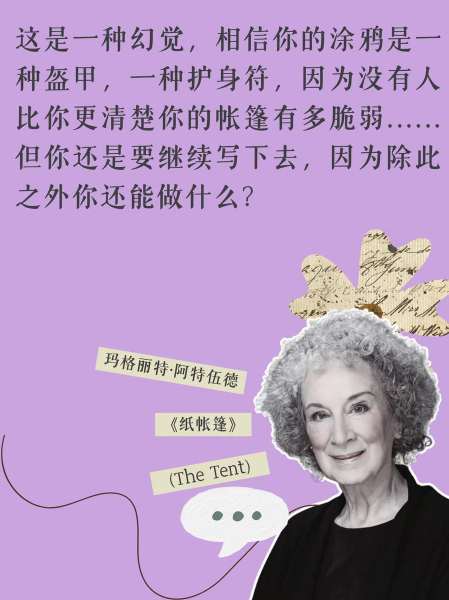
#> input picture art02.jpg, 897 x 1200 px, given in place of clipboard-2026-11-11T11-05-23-090Z-686b5239.jpg, which was not available (shown at 1/2 size)
$ python _build_book.py art02.jpg
#> lines starting #> are read from the running program, lines starting #| are printed output that depends on the picture
from PIL import Image, ImageDraw, ImageFilter, ImageChops
import numpy as np, random, math

SRC = r'C:\Users\Administrator\.workbuddy\clipboard-images\clipboard-2026-11-11T11-05-23-090Z-686b5239.jpg'
im = Image.open(SRC).convert('RGB')
#> im is the input picture: PIL image 897x1200 RGB; mean R, G, B 180.7, 152.9, 192.9

TL=(126.0,260.0); TR=(1056.9,215.7); BR=(1185.0,1542.0); BL=(204.0,1628.0)
cx=sum(p[0] for p in (TL,TR,BR,BL))/4; cy=sum(p[1] for p in (TL,TR,BR,BL))/4
k=0.020
TL,TR,BR,BL=[(p[0]+(cx-p[0])*k, p[1]+(cy-p[1])*k) for p in (TL,TR,BR,BL)]

OW,OH = 720,1056
flat = im.transform((OW,OH), Image.QUAD,
                    data=(TL[0],TL[1],BL[0],BL[1],BR[0],BR[1],TR[0],TR[1]),
                    resample=Image.BICUBIC)

a = np.asarray(flat).astype(np.float32)
g = (0.30*a[:,:,0] + 0.59*a[:,:,1] + 0.11*a[:,:,2])/255.0
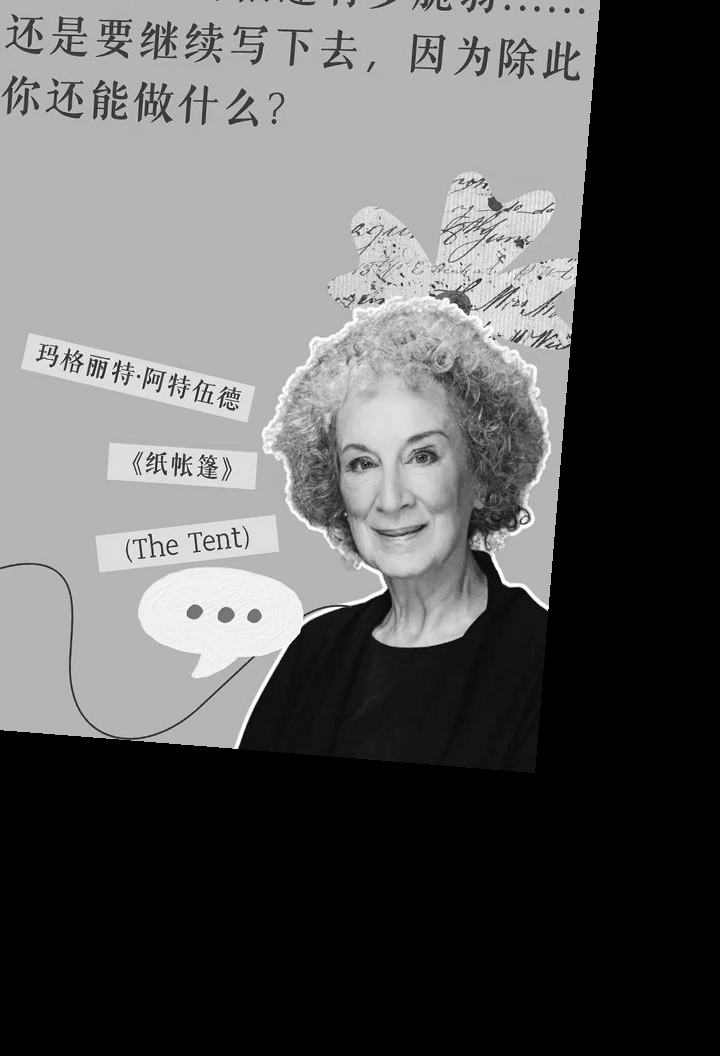
#> g: shape (1056, 720) float32; min 0, max 1, mean 0.358
lo, hi = np.percentile(g, 1.5), np.percentile(g, 99.0)
#> lo = 0; hi = 0.945
g = np.clip((g-lo)/max(1e-6,(hi-lo)), 0, 1)
g = np.clip((g-0.5)*1.14+0.605, 0, 1)**0.95
g = np.minimum(g, 0.945)
rng = np.random.default_rng(9)
g = np.clip(g + rng.normal(0, 0.012, g.shape), 0, 1)
W,H = OW,OH
gray = Image.fromarray((g*255).astype(np.uint8),'L').convert('RGBA')

def prof(n, amp, freq, seed, jitter=1.4, taper=True):
#> called with n = 720, amp = 20, freq = 2.6, seed = 3, jitter = 1.4, taper = True
    r=random.Random(seed)
    ph=[r.uniform(0,6.28) for _ in range(6)]
    fs=[f*2*math.pi for f in (freq, freq*2.7, freq*5.9, freq*12.4, freq*26.0, freq*58.0)]
    ws=[0.40,0.26,0.15,0.10,0.06,0.03]
    out=np.empty(n, dtype=np.float32)
    t=np.linspace(0,1,n)
    for i in range(n):
        v=0.0
        for w_,f_,p_ in zip(ws,fs,ph):
            v+=w_*math.sin(t[i]*f_+p_)
        out[i]=v*amp+r.uniform(-jitter,jitter)
    if taper:
        m=max(1,int(n*0.05))
        e=np.clip(np.minimum(np.arange(n), np.arange(n)[::-1])/m, 0, 1)
        out*=e*0.76+0.24
    return out

AMP=20.0
top=prof(W,AMP,2.6,3); bot=prof(W,AMP*1.08,2.4,11)
lef=prof(H,AMP*0.95,1.9,19); rig=prof(H,AMP*1.05,2.1,27)

# 纤维宽度：2~9px，随机起伏
def fringe(n, seed):
#> called with n = 720, seed = 51
    r=random.Random(seed); ph=[r.uniform(0,6.28) for _ in range(3)]
    t=np.linspace(0,1,n)
    v=0.5+0.34*math.sin(0)*0
    out=np.empty(n,dtype=np.float32)
    for i in range(n):
        s=0.55*math.sin(t[i]*2*math.pi*3.1+ph[0])+0.3*math.sin(t[i]*2*math.pi*8.7+ph[1])+0.15*math.sin(t[i]*2*math.pi*21.0+ph[2])
        out[i]=8.4+4.6*s+r.uniform(-1.0,1.0)
    return np.clip(out,3.0,14.0)
ftop=fringe(W,51); fbot=fringe(W,57); flef=fringe(H,63); frig=fringe(H,69)

Y=np.arange(H,dtype=np.float32)[:,None]; X=np.arange(W,dtype=np.float32)[None,:]
top2=np.broadcast_to(top,(W,1)).T if False else top[None,:]
bot2=bot[None,:]
lef2=lef[:,None]; rig2=rig[:,None]

def mask(extra=0.0, fr=None):
    if fr is None:
        et=eb=el=er=extra
    else:
        et,eb=fr[0][None,:], fr[1][None,:]
        el,er=fr[2][:,None], fr[3][:,None]
    m=(Y>=top2-et)&(Y<=H-1-(bot2-eb))&(X>=lef2-el)&(X<=W-1-(rig2-er))
    return Image.fromarray((m*255).astype(np.uint8),'L')

m_img = mask(0).filter(ImageFilter.GaussianBlur(0.6))
m_paper = mask(0,(ftop,fbot,flef,frig)).filter(ImageFilter.GaussianBlur(0.6))

import sys
BARE = '--bare' in sys.argv
PAD=44
CW,CH=W+PAD*2,H+PAD*2
def onc(m,dy=0):
    c=Image.new('L',(CW,CH),0); c.paste(m,(PAD,PAD+dy)); return c

out=Image.new('RGBA',(CW,CH),(0,0,0,0))
#> out: PIL image 808x1144 RGBA; every value is 0
if BARE:
    lay=Image.new('RGBA',(CW,CH),(0,0,0,0)); lay.paste(gray,(PAD,PAD),m_img)
    out.alpha_composite(lay)
    full=onc(m_img)
    inner=ImageChops.subtract(full, full.filter(ImageFilter.MinFilter(9))).filter(ImageFilter.GaussianBlur(2.0))
    dark=Image.new('RGBA',(CW,CH),(24,32,27,0)); dark.putalpha(inner.point(lambda v:int(v*0.16)))
    out.alpha_composite(dark)
    out=out.crop(out.getbbox())
    out.save('book_questions.webp','WEBP',quality=90,method=6)
    print('bare size', out.size); raise SystemExit

sh=onc(m_paper,11).filter(ImageFilter.GaussianBlur(15))
#> in onc, `c = Image.new('L', (CW, CH), 0)`: c: PIL image 808x1144 L; every value is 0
shadow=Image.new('RGBA',(CW,CH),(22,30,25,0)); shadow.putalpha(sh.point(lambda v:int(v*0.26)))
#> after `shadow.putalpha(sh.point(lambda v: int(v * 0.26)))`:
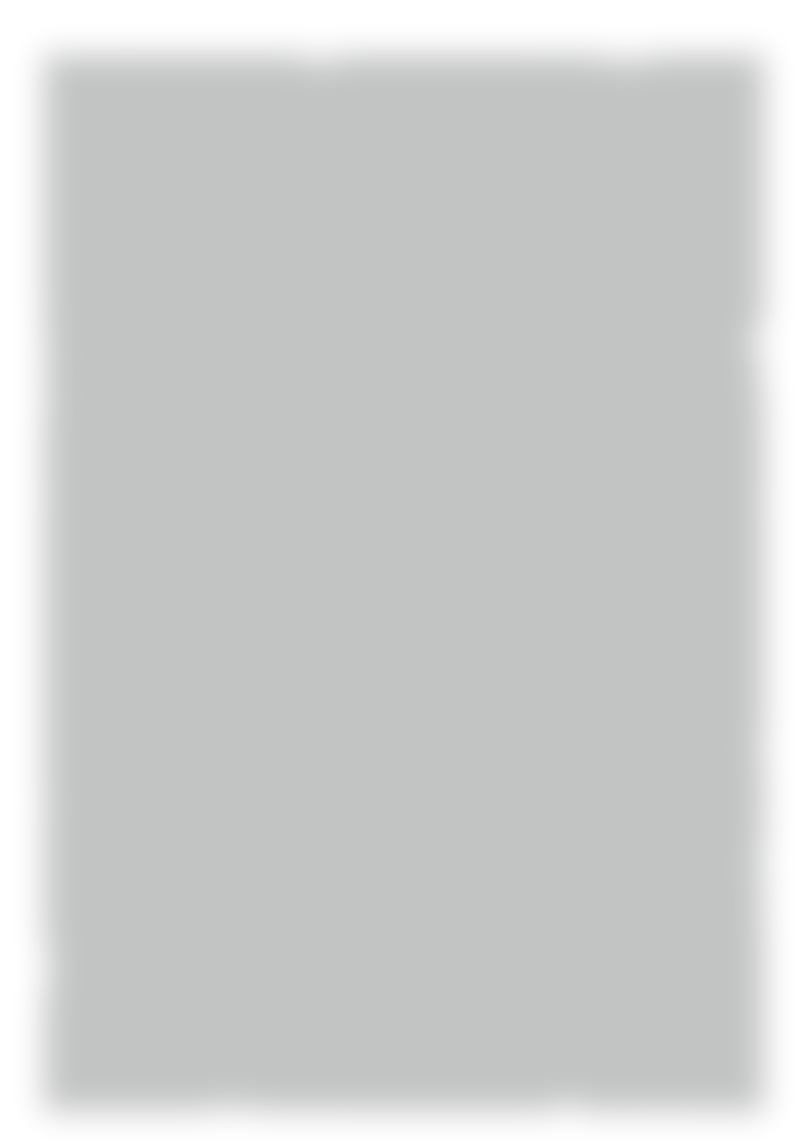
#> shadow: PIL image 808x1144 RGBA; mean R, G, B, A 22, 30, 25, 54.1; transparent parts drawn white
out.alpha_composite(shadow)

pa=onc(m_paper)
pcol=Image.new('RGBA',(CW,CH),(252,248,238,255)); pcol.putalpha(pa)
out.alpha_composite(pcol)

lay=Image.new('RGBA',(CW,CH),(0,0,0,0)); lay.paste(gray,(PAD,PAD),m_img)
out.alpha_composite(lay)

# 纤维圈淡淡一层暖影，让纸边有厚度
ring=ImageChops.subtract(pa, onc(m_img)).filter(ImageFilter.GaussianBlur(1.8))
edge=Image.new('RGBA',(CW,CH),(158,134,92,0)); edge.putalpha(ring.point(lambda v:int(v*0.38)))
out.alpha_composite(edge)

# 撕口内侧暗边
full=onc(m_img)
inner=ImageChops.subtract(full, full.filter(ImageFilter.MinFilter(17))).filter(ImageFilter.GaussianBlur(3.4))
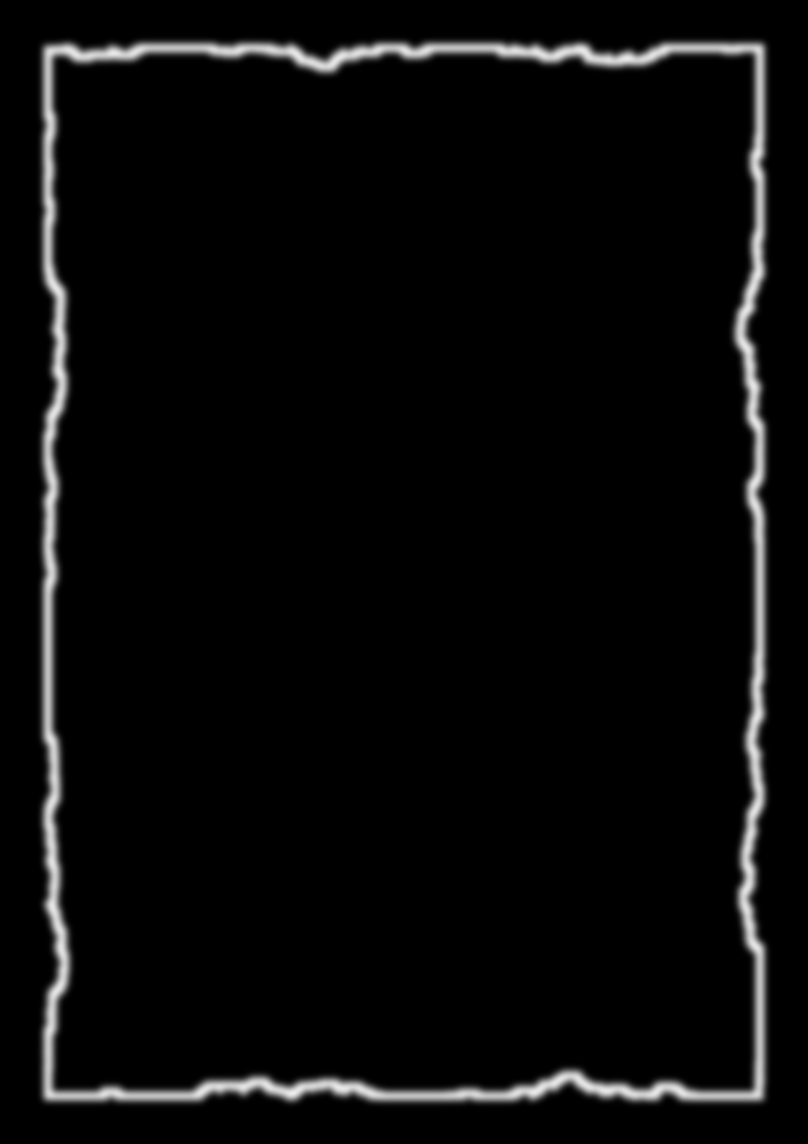
#> inner: PIL image 808x1144 L; min 0, max 236, mean 9.4
dark=Image.new('RGBA',(CW,CH),(24,32,27,0)); dark.putalpha(inner.point(lambda v:int(v*0.20)))
#> after `dark.putalpha(inner.point(lambda v: int(v * 0.2)))`:
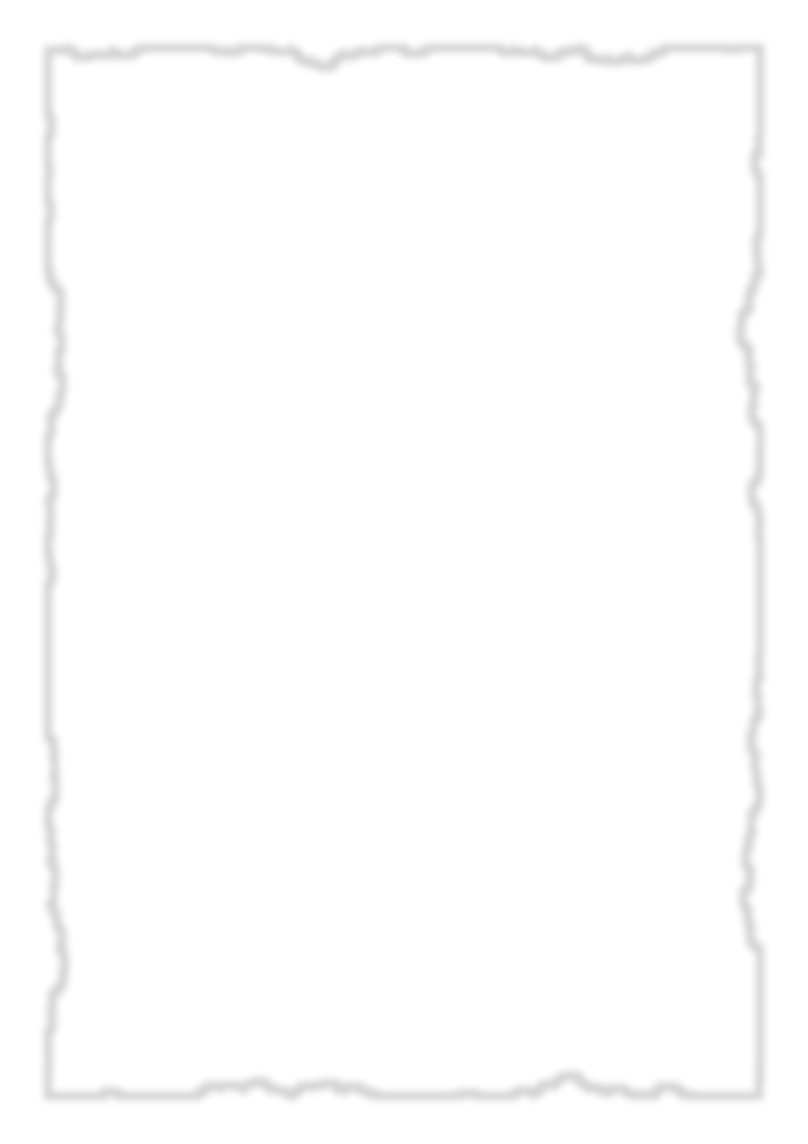
#> dark: PIL image 808x1144 RGBA; mean R, G, B, A 24, 32, 27, 1.8; transparent parts drawn white
out.alpha_composite(dark)

out=out.crop(out.getbbox())
#> out: PIL image 784x1120 RGBA
out.save('book_questions.png', optimize=True)
out.convert('RGB').save('_prev_book.jpg', quality=93)
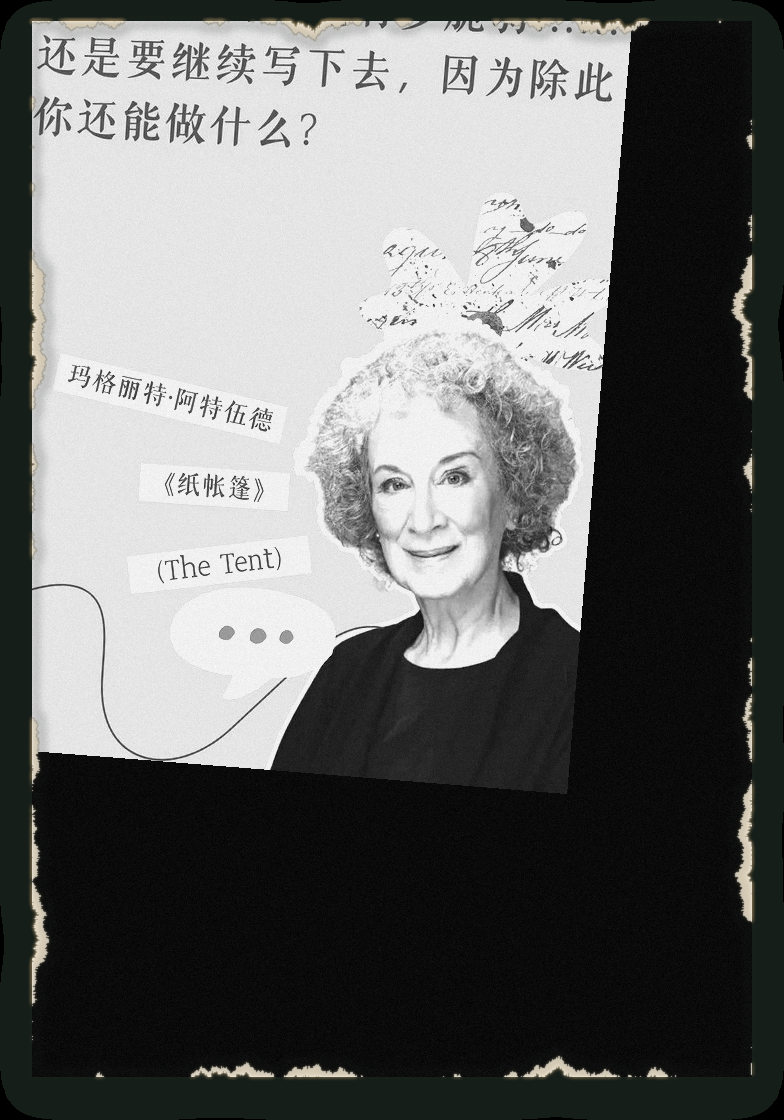
#> saved as _prev_book.jpg: PIL image 784x1120 RGB; mean R, G, B 105.4, 106.3, 105.3
print('size', out.size)
#| size (784, 1120)

$ run again, on art04.jpg
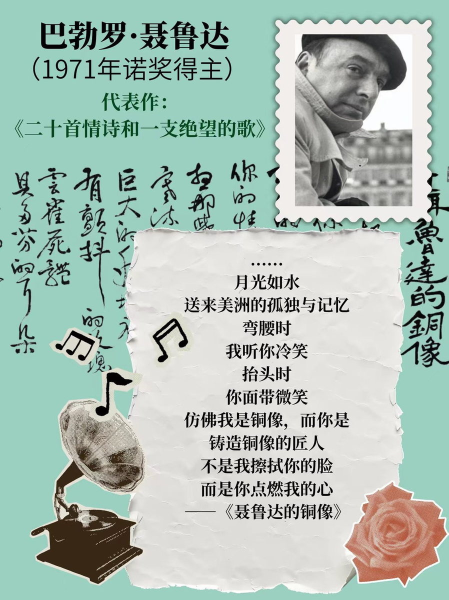
#> input picture art04.jpg, 897 x 1200 px, given in place of clipboard-2026-11-11T11-05-23-090Z-686b5239.jpg, which was not available (shown at 1/2 size)
#> im is the input picture: PIL image 897x1200 RGB; mean R, G, B 169.9, 189.4, 179.9
#> `g = (0.30*a[:,:,0] + 0.59*a[:,:,1] + 0.11*a[:,:,2])/255.0`:
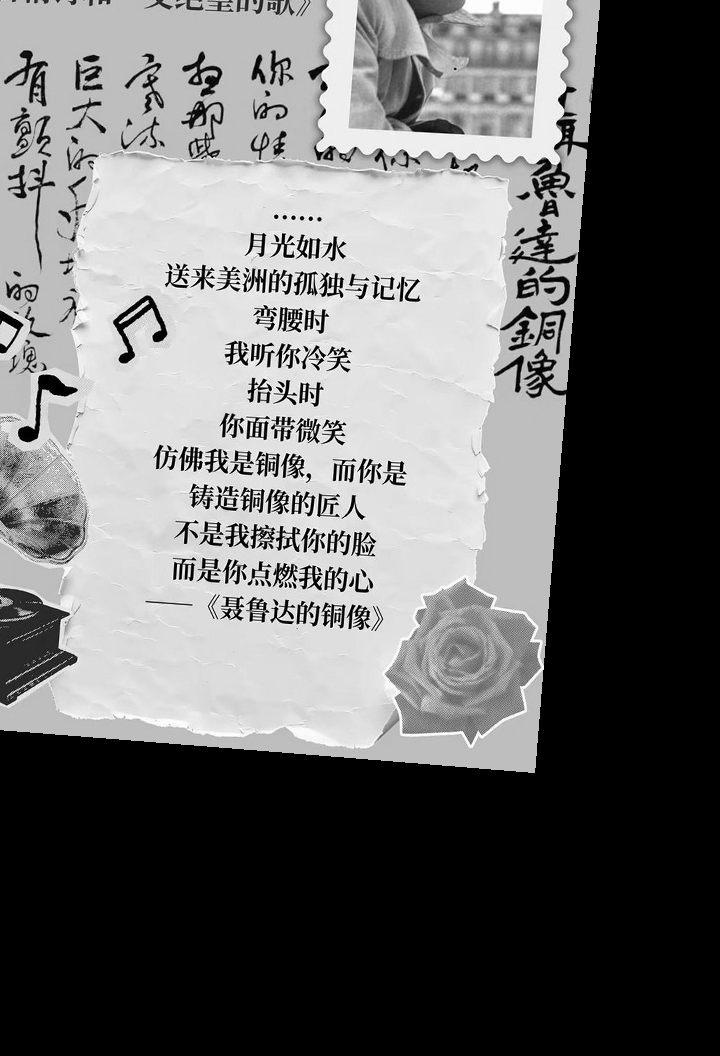
#> g: shape (1056, 720) float32; min 0, max 1, mean 0.414
#> lo = 0; hi = 0.956
#> c: PIL image 808x1144 L; every value is 0
#> `out.convert('RGB').save('_prev_book.jpg', quality=93)`:
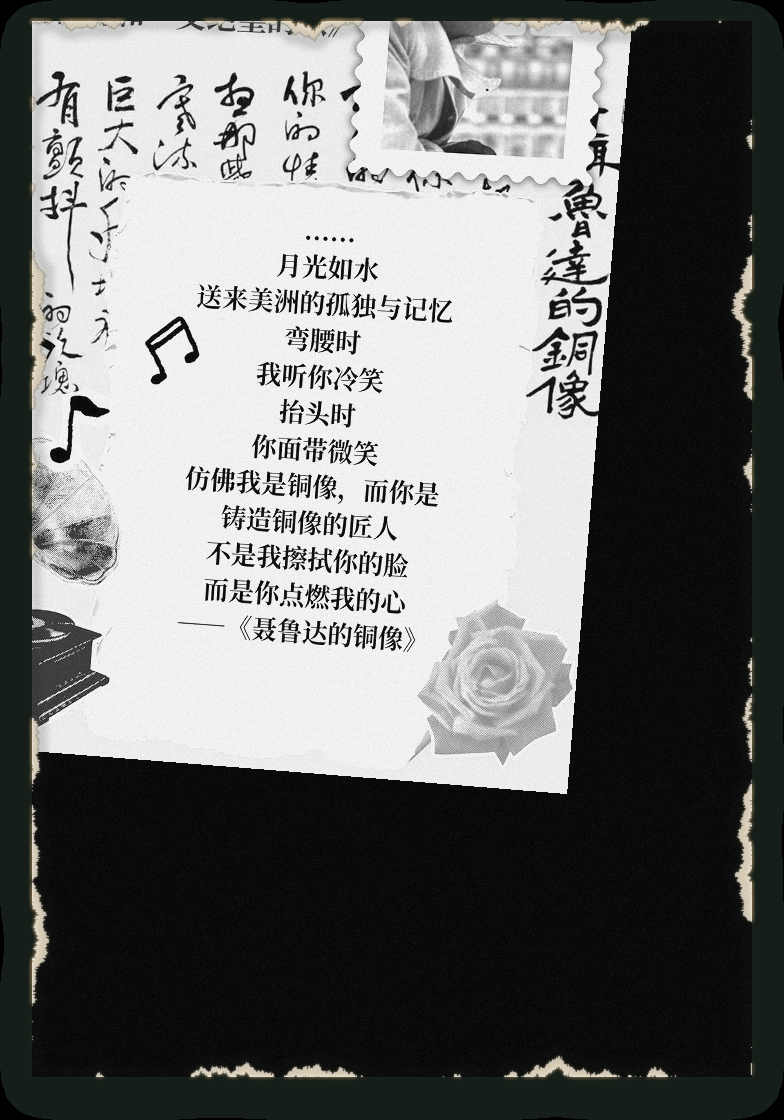
#> saved as _prev_book.jpg: PIL image 784x1120 RGB; mean R, G, B 112.1, 113, 112
#| size (784, 1120)

$ run again, on art05.jpg
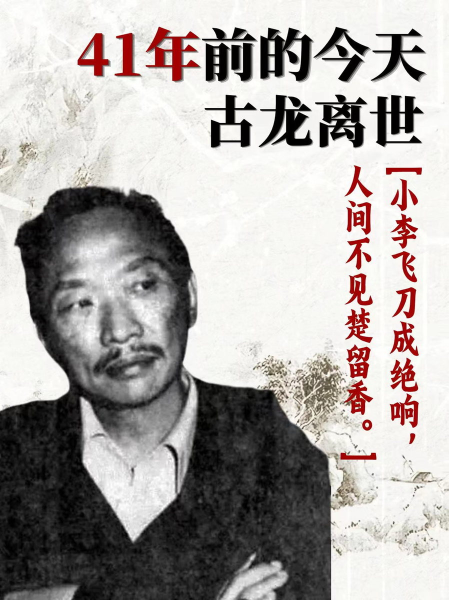
#> input picture art05.jpg, 897 x 1200 px, given in place of clipboard-2026-11-11T11-05-23-090Z-686b5239.jpg, which was not available (shown at 1/2 size)
#> im is the input picture: PIL image 897x1200 RGB; mean R, G, B 171.3, 166.6, 164.2
#> `g = (0.30*a[:,:,0] + 0.59*a[:,:,1] + 0.11*a[:,:,2])/255.0`:
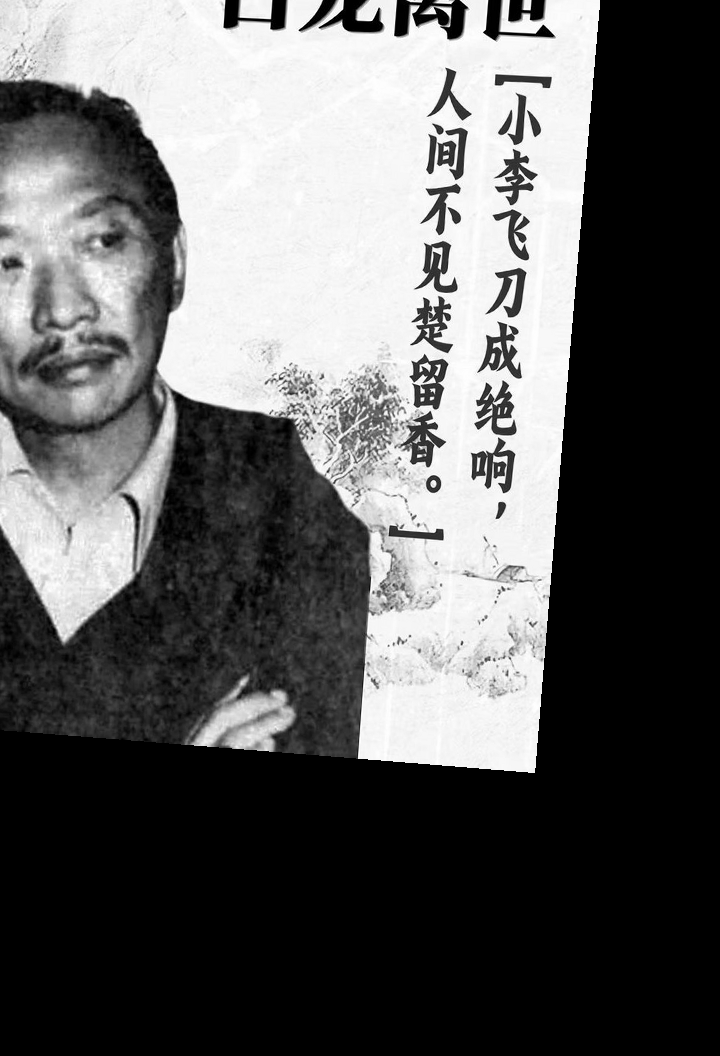
#> g: shape (1056, 720) float32; min 0, max 1, mean 0.375
#> lo = 0; hi = 0.991
#> c: PIL image 808x1144 L; every value is 0
#> `out.convert('RGB').save('_prev_book.jpg', quality=93)`:
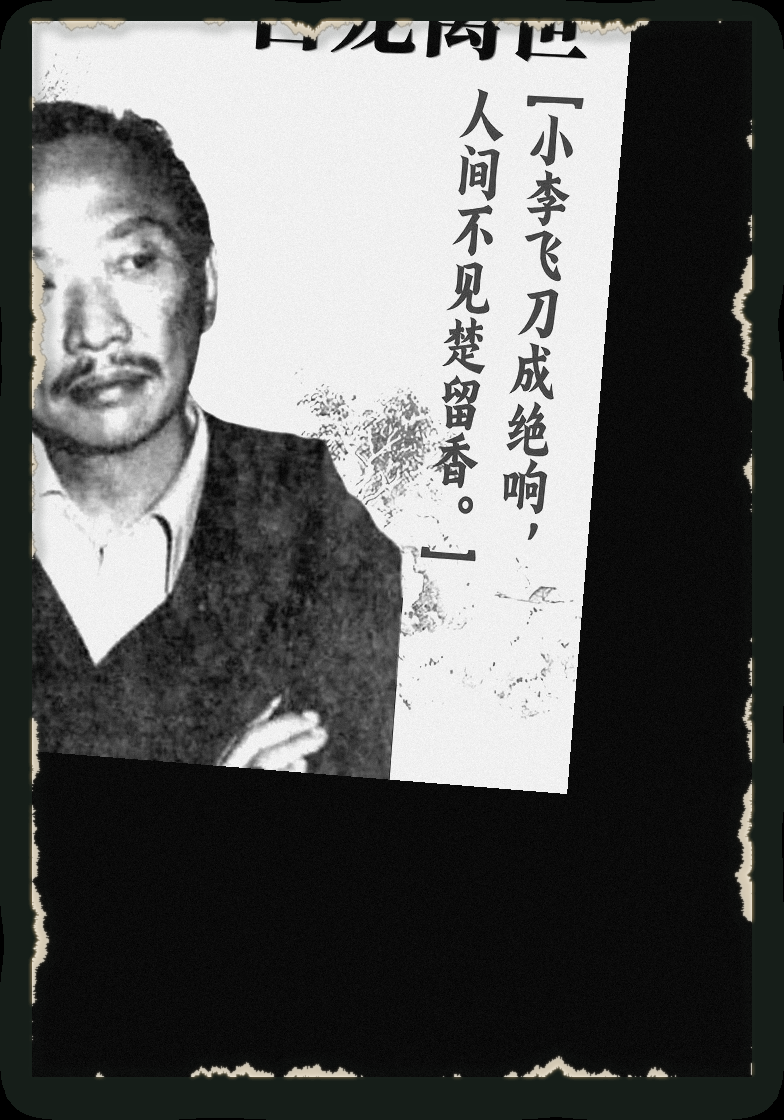
#> saved as _prev_book.jpg: PIL image 784x1120 RGB; mean R, G, B 95.4, 96.3, 95.3
#| size (784, 1120)
